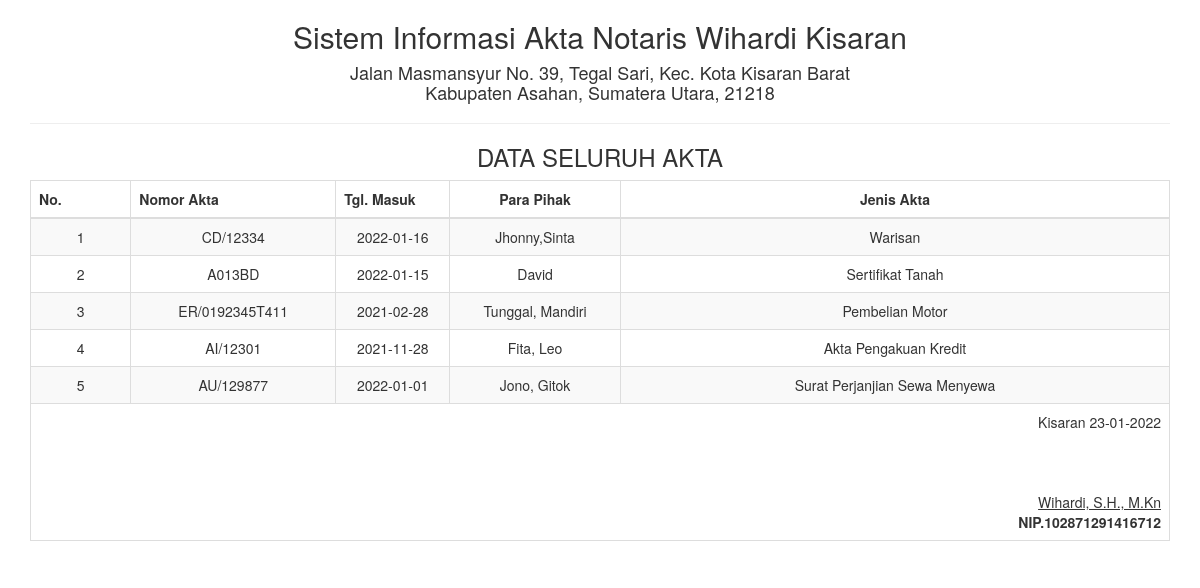
Page /report/arsip_semua.php on the committed database.
### tables this page shows
CREATE TABLE `input_akta` (
  `id` int(5) NOT NULL,
  `para_pihak` varchar(100) NOT NULL,
  `no_akta` varchar(50) NOT NULL,
  `tgl_masuk` date NOT NULL,
  `jenis_akta` varchar(50) NOT NULL
);

### report/arsip_semua.php (the view, shortened to what this page needs)
<!DOCTYPE html>
<html>
    <head>
        <link href="../Assets/css/bootstrap.min.css" rel="stylesheet" type="text/css"/>
    </head>
    <body onload="print()">
        <?php
        include '../config/koneksi.php';
        ?>
        <div class="container">
            <div class='row'>
                <div class="col-sm-12">
                    <div class="text-center">
                        <h2>Sistem Informasi Akta Notaris Wihardi Kisaran </h2>
                        <h4>Jalan Masmansyur No. 39, Tegal Sari, Kec. Kota Kisaran Barat <br> Kabupaten Asahan, Sumatera Utara, 21218</h4>
                        <hr>
                        <h3>DATA SELURUH AKTA</h3>
                        <table class="table table-bordered table-striped table-hover">
                        <tbody>
                                <thead>
								<tr>
									<th>No.</th><th width="18%">Nomor Akta</th><th width="10%">Tgl. Masuk</th><th width="15%"><center>Para Pihak</center></th><th><center>Jenis Akta</center></th>
								</tr>
								</thead>
							<tbody>
                            <?php
                            $sql = "SELECT * FROM input_akta";
                            $query = mysqli_query($koneksi, $sql) or die("SQL Anda Salah");
                            $nomor = 0;
                            while ($data = mysqli_fetch_array($query)) {
                                $nomor++;
                                ?>
                                <tr>
                                    <td><?= $nomor ?></td>
									<td><?= $data['no_akta'] ?></td>
                                    <td><?= $data['tgl_masuk'] ?></td>
									<td><?= $data['para_pihak'] ?></td>
									<td><?= $data['jenis_akta'] ?></td>
                                </tr>
                            <?php } ?>
							</tbody>
                        </tbody>
                            <tfoot>
                                <tr>
                                    <td colspan="8" class="text-right">
                                        Kisaran  <?= date("d-m-Y") ?>
                                        <br><br><br><br>
                                        <u>Wihardi, S.H., M.Kn<strong></u><br>
                                        NIP.102871291416712
									</td>
								</tr>
							</tfoot>
                        </table>
                    </div>
                </div>
            </div>
    </body>
</html>

### rows in the picture
input_akta: no_akta "CD/12334", tgl_masuk "2022-01-16", para_pihak "Jhonny,Sinta", jenis_akta "Warisan"
input_akta: no_akta "A013BD", tgl_masuk "2022-01-15", para_pihak "David", jenis_akta "Sertifikat Tanah"
input_akta: no_akta "ER/0192345T411", tgl_masuk "2021-02-28", para_pihak "Tunggal, Mandiri", jenis_akta "Pembelian Motor"
input_akta: no_akta "AI/12301", tgl_masuk "2021-11-28", para_pihak "Fita, Leo", jenis_akta "Akta Pengakuan Kredit"
input_akta: no_akta "AU/129877", tgl_masuk "2022-01-01", para_pihak "Jono, Gitok", jenis_akta "Surat Perjanjian Sewa Menyewa"
